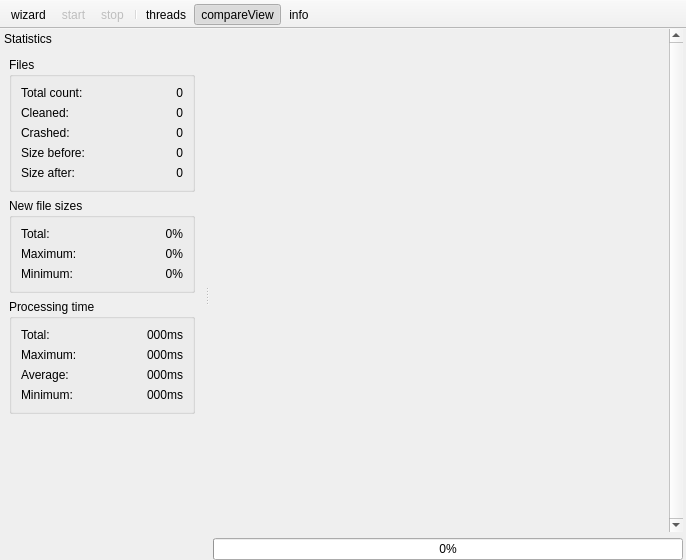
<?xml version="1.0" encoding="UTF-8"?>
<ui version="4.0">
 <class>MainWindow</class>
 <widget class="QMainWindow" name="MainWindow">
  <property name="geometry">
   <rect>
    <x>0</x>
    <y>0</y>
    <width>686</width>
    <height>560</height>
   </rect>
  </property>
  <property name="minimumSize">
   <size>
    <width>600</width>
    <height>0</height>
   </size>
  </property>
  <property name="windowTitle">
   <string notr="true">SVG Cleaner</string>
  </property>
  <widget class="QWidget" name="centralwidget">
   <layout class="QGridLayout" name="gridLayout_2">
    <property name="leftMargin">
     <number>3</number>
    </property>
    <property name="topMargin">
     <number>0</number>
    </property>
    <property name="rightMargin">
     <number>3</number>
    </property>
    <property name="bottomMargin">
     <number>0</number>
    </property>
    <item row="0" column="0">
     <widget class="QScrollArea" name="scrollArea">
      <property name="frameShape">
       <enum>QFrame::NoFrame</enum>
      </property>
      <property name="verticalScrollBarPolicy">
       <enum>Qt::ScrollBarAlwaysOff</enum>
      </property>
      <property name="horizontalScrollBarPolicy">
       <enum>Qt::ScrollBarAlwaysOff</enum>
      </property>
      <property name="widgetResizable">
       <bool>true</bool>
      </property>
      <widget class="QWidget" name="scrollAreaWidgetContents">
       <property name="geometry">
        <rect>
         <x>0</x>
         <y>0</y>
         <width>461</width>
         <height>508</height>
        </rect>
       </property>
       <layout class="QVBoxLayout" name="itemLayout">
        <property name="margin">
         <number>0</number>
        </property>
       </layout>
      </widget>
     </widget>
    </item>
    <item row="0" column="1">
     <widget class="QScrollBar" name="itemScroll">
      <property name="maximum">
       <number>0</number>
      </property>
      <property name="pageStep">
       <number>1</number>
      </property>
      <property name="orientation">
       <enum>Qt::Vertical</enum>
      </property>
     </widget>
    </item>
    <item row="1" column="0" colspan="2">
     <widget class="QProgressBar" name="progressBar">
      <property name="value">
       <number>0</number>
      </property>
     </widget>
    </item>
   </layout>
  </widget>
  <widget class="QToolBar" name="toolBar">
   <property name="contextMenuPolicy">
    <enum>Qt::NoContextMenu</enum>
   </property>
   <property name="windowTitle">
    <string>ToolBar</string>
   </property>
   <property name="movable">
    <bool>false</bool>
   </property>
   <property name="floatable">
    <bool>false</bool>
   </property>
   <attribute name="toolBarArea">
    <enum>TopToolBarArea</enum>
   </attribute>
   <attribute name="toolBarBreak">
    <bool>false</bool>
   </attribute>
   <addaction name="actionWizard"/>
   <addaction name="actionStart"/>
   <addaction name="actionStop"/>
   <addaction name="separator"/>
   <addaction name="actionThreads"/>
   <addaction name="actionCompareView"/>
   <addaction name="actionInfo"/>
  </widget>
  <widget class="QDockWidget" name="dockStatistics">
   <property name="features">
    <set>QDockWidget::DockWidgetMovable</set>
   </property>
   <property name="allowedAreas">
    <set>Qt::LeftDockWidgetArea|Qt::RightDockWidgetArea</set>
   </property>
   <property name="windowTitle">
    <string>Statistics</string>
   </property>
   <attribute name="dockWidgetArea">
    <number>1</number>
   </attribute>
   <widget class="QWidget" name="dockWidgetContents">
    <layout class="QVBoxLayout" name="verticalLayout">
     <item>
      <widget class="QGroupBox" name="gBoxSize">
       <property name="title">
        <string>Files</string>
       </property>
       <layout class="QGridLayout" name="gridLayout_5">
        <item row="0" column="0">
         <widget class="QLabel" name="label">
          <property name="text">
           <string>Total count:</string>
          </property>
         </widget>
        </item>
        <item row="0" column="1">
         <widget class="QLabel" name="lblITotalFiles">
          <property name="text">
           <string notr="true">0</string>
          </property>
          <property name="alignment">
           <set>Qt::AlignRight|Qt::AlignTrailing|Qt::AlignVCenter</set>
          </property>
          <property name="textInteractionFlags">
           <set>Qt::LinksAccessibleByMouse|Qt::TextSelectableByMouse</set>
          </property>
         </widget>
        </item>
        <item row="1" column="0">
         <widget class="QLabel" name="lbl10">
          <property name="text">
           <string>Cleaned:</string>
          </property>
         </widget>
        </item>
        <item row="1" column="1">
         <widget class="QLabel" name="lblICleaned">
          <property name="text">
           <string notr="true">0</string>
          </property>
          <property name="alignment">
           <set>Qt::AlignRight|Qt::AlignTrailing|Qt::AlignVCenter</set>
          </property>
          <property name="textInteractionFlags">
           <set>Qt::LinksAccessibleByMouse|Qt::TextSelectableByMouse</set>
          </property>
         </widget>
        </item>
        <item row="2" column="0" rowspan="3">
         <widget class="QLabel" name="lbl9">
          <property name="text">
           <string>Crashed:</string>
          </property>
         </widget>
        </item>
        <item row="2" column="1" rowspan="3">
         <widget class="QLabel" name="lblICrashed">
          <property name="text">
           <string notr="true">0</string>
          </property>
          <property name="alignment">
           <set>Qt::AlignRight|Qt::AlignTrailing|Qt::AlignVCenter</set>
          </property>
          <property name="textInteractionFlags">
           <set>Qt::LinksAccessibleByMouse|Qt::TextSelectableByMouse</set>
          </property>
         </widget>
        </item>
        <item row="5" column="0">
         <widget class="QLabel" name="lbl1">
          <property name="text">
           <string>Size before:</string>
          </property>
         </widget>
        </item>
        <item row="6" column="0">
         <widget class="QLabel" name="lbl2">
          <property name="text">
           <string>Size after:</string>
          </property>
         </widget>
        </item>
        <item row="5" column="1">
         <widget class="QLabel" name="lblITotalSizeBefore">
          <property name="text">
           <string notr="true">0</string>
          </property>
          <property name="alignment">
           <set>Qt::AlignRight|Qt::AlignTrailing|Qt::AlignVCenter</set>
          </property>
          <property name="textInteractionFlags">
           <set>Qt::LinksAccessibleByMouse|Qt::TextSelectableByMouse</set>
          </property>
         </widget>
        </item>
        <item row="6" column="1">
         <widget class="QLabel" name="lblITotalSizeAfter">
          <property name="text">
           <string notr="true">0</string>
          </property>
          <property name="alignment">
           <set>Qt::AlignRight|Qt::AlignTrailing|Qt::AlignVCenter</set>
          </property>
          <property name="textInteractionFlags">
           <set>Qt::LinksAccessibleByMouse|Qt::TextSelectableByMouse</set>
          </property>
         </widget>
        </item>
       </layout>
      </widget>
     </item>
     <item>
      <widget class="QGroupBox" name="gBoxCompression">
       <property name="title">
        <string>New file sizes</string>
       </property>
       <layout class="QGridLayout" name="gridLayout_4">
        <item row="1" column="0" rowspan="2">
         <widget class="QLabel" name="lbl3">
          <property name="text">
           <string>Maximum:</string>
          </property>
         </widget>
        </item>
        <item row="1" column="1" rowspan="2">
         <widget class="QLabel" name="lblIMaxCompress">
          <property name="text">
           <string notr="true">0%</string>
          </property>
          <property name="alignment">
           <set>Qt::AlignRight|Qt::AlignTrailing|Qt::AlignVCenter</set>
          </property>
          <property name="textInteractionFlags">
           <set>Qt::LinksAccessibleByMouse|Qt::TextSelectableByMouse</set>
          </property>
         </widget>
        </item>
        <item row="3" column="0" rowspan="3">
         <widget class="QLabel" name="lbl4">
          <property name="text">
           <string>Minimum:</string>
          </property>
         </widget>
        </item>
        <item row="3" column="1" rowspan="3">
         <widget class="QLabel" name="lblIMinCompress">
          <property name="text">
           <string notr="true">0%</string>
          </property>
          <property name="alignment">
           <set>Qt::AlignRight|Qt::AlignTrailing|Qt::AlignVCenter</set>
          </property>
          <property name="textInteractionFlags">
           <set>Qt::LinksAccessibleByMouse|Qt::TextSelectableByMouse</set>
          </property>
         </widget>
        </item>
        <item row="0" column="0">
         <widget class="QLabel" name="lbl5">
          <property name="text">
           <string>Total:</string>
          </property>
         </widget>
        </item>
        <item row="0" column="1">
         <widget class="QLabel" name="lblIAverComp">
          <property name="text">
           <string notr="true">0%</string>
          </property>
          <property name="alignment">
           <set>Qt::AlignRight|Qt::AlignTrailing|Qt::AlignVCenter</set>
          </property>
          <property name="textInteractionFlags">
           <set>Qt::LinksAccessibleByMouse|Qt::TextSelectableByMouse</set>
          </property>
         </widget>
        </item>
       </layout>
      </widget>
     </item>
     <item>
      <widget class="QGroupBox" name="gBoxTime">
       <property name="title">
        <string>Processing time</string>
       </property>
       <layout class="QGridLayout" name="gridLayout_3">
        <item row="0" column="0">
         <widget class="QLabel" name="lbl6">
          <property name="text">
           <string>Total:</string>
          </property>
         </widget>
        </item>
        <item row="1" column="0">
         <widget class="QLabel" name="label_2">
          <property name="text">
           <string>Maximum:</string>
          </property>
         </widget>
        </item>
        <item row="2" column="0">
         <widget class="QLabel" name="lbl7">
          <property name="text">
           <string>Average:</string>
          </property>
         </widget>
        </item>
        <item row="3" column="0">
         <widget class="QLabel" name="label_3">
          <property name="text">
           <string>Minimum:</string>
          </property>
         </widget>
        </item>
        <item row="3" column="1">
         <widget class="QLabel" name="lblIMinTime">
          <property name="text">
           <string>000ms</string>
          </property>
          <property name="alignment">
           <set>Qt::AlignRight|Qt::AlignTrailing|Qt::AlignVCenter</set>
          </property>
          <property name="textInteractionFlags">
           <set>Qt::LinksAccessibleByMouse|Qt::TextSelectableByMouse</set>
          </property>
         </widget>
        </item>
        <item row="2" column="1">
         <widget class="QLabel" name="lblIAverageTime">
          <property name="text">
           <string>000ms</string>
          </property>
          <property name="alignment">
           <set>Qt::AlignRight|Qt::AlignTrailing|Qt::AlignVCenter</set>
          </property>
          <property name="textInteractionFlags">
           <set>Qt::LinksAccessibleByMouse|Qt::TextSelectableByMouse</set>
          </property>
         </widget>
        </item>
        <item row="1" column="1">
         <widget class="QLabel" name="lblIMaxTime">
          <property name="text">
           <string>000ms</string>
          </property>
          <property name="alignment">
           <set>Qt::AlignRight|Qt::AlignTrailing|Qt::AlignVCenter</set>
          </property>
          <property name="textInteractionFlags">
           <set>Qt::LinksAccessibleByMouse|Qt::TextSelectableByMouse</set>
          </property>
         </widget>
        </item>
        <item row="0" column="1">
         <widget class="QLabel" name="lblIFullTime">
          <property name="minimumSize">
           <size>
            <width>100</width>
            <height>0</height>
           </size>
          </property>
          <property name="text">
           <string>000ms</string>
          </property>
          <property name="alignment">
           <set>Qt::AlignRight|Qt::AlignTrailing|Qt::AlignVCenter</set>
          </property>
          <property name="textInteractionFlags">
           <set>Qt::LinksAccessibleByMouse|Qt::TextSelectableByMouse</set>
          </property>
         </widget>
        </item>
       </layout>
      </widget>
     </item>
     <item>
      <spacer name="verticalSpacer">
       <property name="orientation">
        <enum>Qt::Vertical</enum>
       </property>
       <property name="sizeHint" stdset="0">
        <size>
         <width>20</width>
         <height>40</height>
        </size>
       </property>
      </spacer>
     </item>
    </layout>
   </widget>
  </widget>
  <action name="actionWizard">
   <property name="text">
    <string notr="true">wizard</string>
   </property>
   <property name="toolTip">
    <string>&lt;!DOCTYPE HTML PUBLIC &quot;-//W3C//DTD HTML 4.0//EN&quot; &quot;http://www.w3.org/TR/REC-html40/strict.dtd&quot;&gt;
&lt;html&gt;&lt;head&gt;&lt;meta name=&quot;qrichtext&quot; content=&quot;1&quot; /&gt;&lt;style type=&quot;text/css&quot;&gt;
p, li { white-space: pre-wrap; }
&lt;/style&gt;&lt;/head&gt;&lt;body style=&quot; font-family:'Verdana'; font-size:10pt; font-weight:400; font-style:normal;&quot;&gt;
&lt;p style=&quot; margin-top:0px; margin-bottom:0px; margin-left:0px; margin-right:0px; -qt-block-indent:0; text-indent:0px;&quot;&gt;Show the wizard &lt;span style=&quot; color:#808080;&quot;&gt;Ctrl+W&lt;/span&gt;&lt;/p&gt;&lt;/body&gt;&lt;/html&gt;</string>
   </property>
   <property name="shortcut">
    <string notr="true">Ctrl+W</string>
   </property>
  </action>
  <action name="actionStart">
   <property name="enabled">
    <bool>false</bool>
   </property>
   <property name="text">
    <string notr="true">start</string>
   </property>
   <property name="toolTip">
    <string>&lt;!DOCTYPE HTML PUBLIC &quot;-//W3C//DTD HTML 4.0//EN&quot; &quot;http://www.w3.org/TR/REC-html40/strict.dtd&quot;&gt;
&lt;html&gt;&lt;head&gt;&lt;meta name=&quot;qrichtext&quot; content=&quot;1&quot; /&gt;&lt;style type=&quot;text/css&quot;&gt;
p, li { white-space: pre-wrap; }
&lt;/style&gt;&lt;/head&gt;&lt;body style=&quot; font-family:'Verdana'; font-size:10pt; font-weight:400; font-style:normal;&quot;&gt;
&lt;p style=&quot; margin-top:0px; margin-bottom:0px; margin-left:0px; margin-right:0px; -qt-block-indent:0; text-indent:0px;&quot;&gt;Start cleaning &lt;span style=&quot; color:#808080;&quot;&gt;Ctrl+R&lt;/span&gt;&lt;/p&gt;&lt;/body&gt;&lt;/html&gt;</string>
   </property>
   <property name="shortcut">
    <string notr="true">Ctrl+R</string>
   </property>
  </action>
  <action name="actionStop">
   <property name="enabled">
    <bool>false</bool>
   </property>
   <property name="text">
    <string notr="true">stop</string>
   </property>
   <property name="toolTip">
    <string>&lt;!DOCTYPE HTML PUBLIC &quot;-//W3C//DTD HTML 4.0//EN&quot; &quot;http://www.w3.org/TR/REC-html40/strict.dtd&quot;&gt;
&lt;html&gt;&lt;head&gt;&lt;meta name=&quot;qrichtext&quot; content=&quot;1&quot; /&gt;&lt;style type=&quot;text/css&quot;&gt;
p, li { white-space: pre-wrap; }
&lt;/style&gt;&lt;/head&gt;&lt;body style=&quot; font-family:'Verdana'; font-size:10pt; font-weight:400; font-style:normal;&quot;&gt;
&lt;p style=&quot; margin-top:0px; margin-bottom:0px; margin-left:0px; margin-right:0px; -qt-block-indent:0; text-indent:0px;&quot;&gt;Stop cleaning &lt;span style=&quot; color:#808080;&quot;&gt;Ctrl+S&lt;/span&gt;&lt;/p&gt;&lt;/body&gt;&lt;/html&gt;</string>
   </property>
   <property name="shortcut">
    <string notr="true">Ctrl+S</string>
   </property>
  </action>
  <action name="actionThreads">
   <property name="text">
    <string notr="true">threads</string>
   </property>
   <property name="toolTip">
    <string>Threads count</string>
   </property>
  </action>
  <action name="actionInfo">
   <property name="text">
    <string notr="true">info</string>
   </property>
   <property name="toolTip">
    <string>Information</string>
   </property>
  </action>
  <action name="actionCompareView">
   <property name="checkable">
    <bool>true</bool>
   </property>
   <property name="checked">
    <bool>true</bool>
   </property>
   <property name="text">
    <string notr="true">compareView</string>
   </property>
   <property name="toolTip">
    <string>Compare view</string>
   </property>
  </action>
 </widget>
 <resources/>
 <connections/>
</ui>
